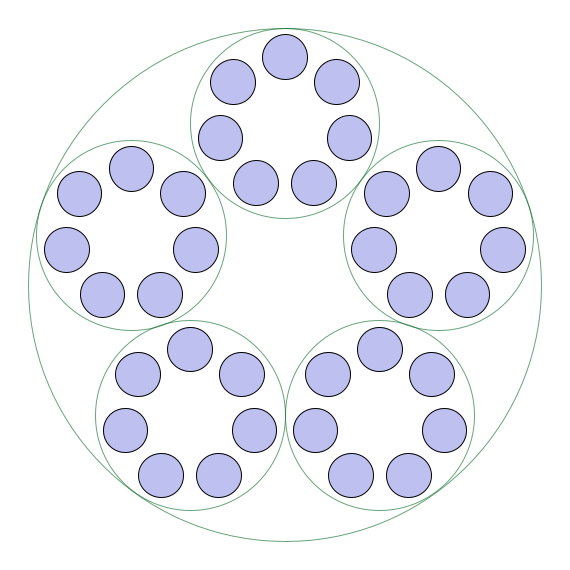
Frame 1 (no input)
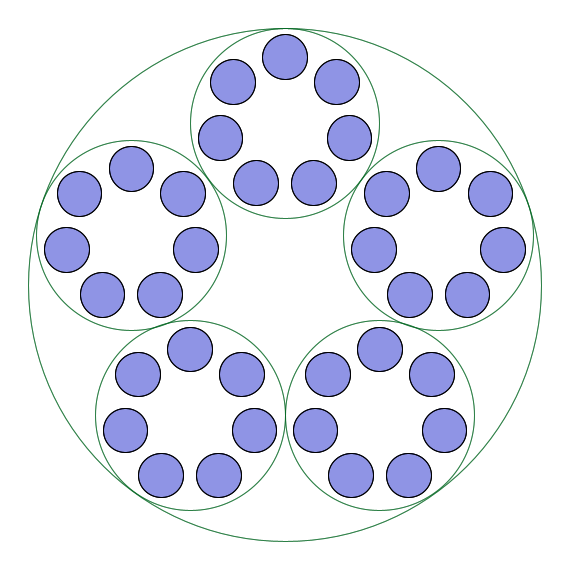
Frame 2 (the mouse pressed at the canvas centre, redrawn once)

The Processing sketch that drew these frames (run headless with seeded random() and noise(); the mouse was pressed at the canvas centre and the sketch redrawn once):

// Processing sketch: processing_102307
// ── processing_102307.pde

int defaultN = 35;
int numberToFactor;
boolean showOutlines = true;
boolean checkPrimes = false;
boolean reversePrimes = false;
void setup() {
  size(570, 570);
  background(255);
  noLoop();
  smooth();
  numberToFactor = defaultN;
}

void draw() {
  PVector origin = new PVector(0.5*width, 0.5*height);
  int dimens = min(width, height);
  ArrayList product = primeFactors(numberToFactor);

  drawProduct(origin, dimens, product);
}

void drawProduct(PVector origin, float dimens, ArrayList prod) {
  if (prod.isEmpty()) {
    fill(20, 30, 200, 70);
    stroke(0);
    ellipse(origin.x, origin.y, .7*dimens, .7*dimens);
  }
  else {
    if (showOutlines) {
      noFill();
      stroke(0, 100, 30, 150);
      ellipse(origin.x, origin.y, 0.9*dimens, 0.9*dimens);
    }
    if (checkPrimes && prod.size()>1 && (Integer)prod.get(1)==1) {
      fill(200, 30, 20);
      noStroke();
      ellipse(origin.x, origin.y, .2*dimens, .2*dimens);
      prod.remove(prod.size()-1);
    }
    int p;
    if(reversePrimes)
      p = (Integer) prod.remove(prod.size()-1);
    else
      p = (Integer) prod.remove(0);
    float newDimens = dimens*sin(PI/p)/(1+sin(PI/p));
    for (int i=0; i<p; i++) {
      PVector newOrigin = new PVector(origin.x, origin.y);
      newOrigin.x += .5*0.9*(dimens-newDimens)*cos(2*PI*i/p - PI/2);
      newOrigin.y += .5*0.9*(dimens-newDimens)*sin(2*PI*i/p - PI/2);
      ArrayList prod0 = (ArrayList) prod.clone();
      drawProduct(newOrigin, newDimens, prod0);
    }
  }
}
ArrayList primeFactors(int N) {
  ArrayList returnable = new ArrayList();
  int testFactor = 2;
  while (N > 1) {
    if (N%testFactor == 0) {
      returnable.add(testFactor);
      N = N/testFactor;
    }
    else
      testFactor++; //Yes, this could be made slightly faster...
  }
  if (checkPrimes && returnable.size()==1)
    returnable.add(1);
  return returnable;
}
String formatFactors(ArrayList factos) {
  String returnable = numberToFactor + " = " + factos.get(factos.size()-1);
  for (int i=factos.size()-2; i>=0; i--)
    returnable += "*"+factos.remove(i);
  return returnable;
}

void update(int n) {
  numberToFactor = n;
  reset();
}
void reset() {
  background(255);
  redraw();
}
void toggleCheckOutline() {
  showOutlines = !showOutlines;
}

void toggleCheckPrimes() {
  checkPrimes = !checkPrimes;
}
void toggleOrderPrimes(){
	reversePrimes = !reversePrimes;
}
interface JavaScript {
  void printPrimeFactors(String s);
}
void bindJavascript(JavaScript js) {
  javascript = js;
}
JavaScript javascript;
